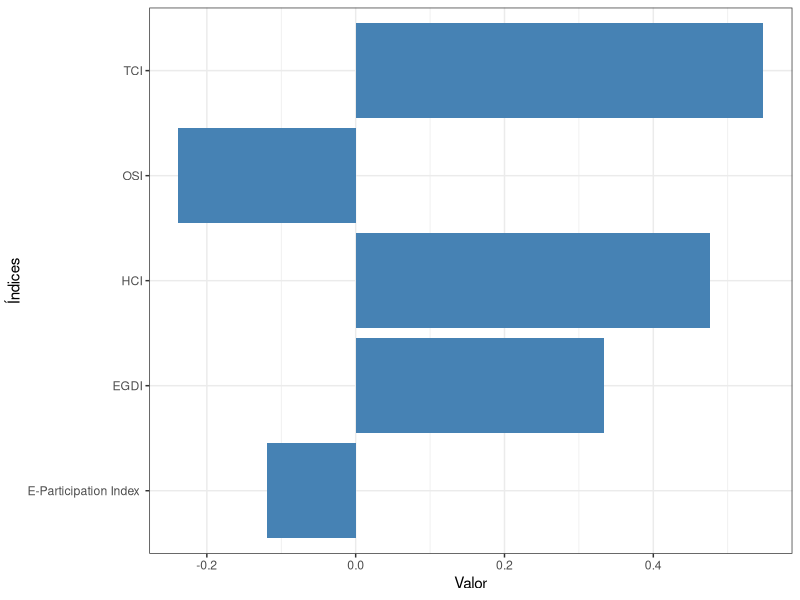

Generate this figure with R:
library(tidyverse)
library(readxl)

egdi <- read.csv('EGOV_DATA_2024.csv') %>%
    arrange(Country.Name) %>%
    select(
            Country.Name,
            E.Government.Index,
            E.Participation.Index, 
            Online.Service.Index, 
            Human.Capital.Index, 
            Telecommunication.Infrastructure.Index
        )

gastos_publicos <- read_excel('imf_government_expenditure.xls') %>% 
    arrange(Country)

gastos_publicos <- gastos_publicos %>% 
    mutate(Country = case_when(
        Country == 'Vietnam' ~ 'Viet Nam',
        Country == 'Georgia' ~ 'Georgia (Country)',
        Country == 'China, People\'s Republic of' ~ 'China',
        Country == 'China, People\'s Republic of' ~ 'China',
        Country == 'Republic of Congo' ~ 'Congo',
        Country == 'Türkiye, Republic of' ~ 'Türkiye',
        Country == "Micronesia, Fed. States of" ~ "Micronesia (Federated States of)",
        Country == "United States" ~ "United States of America",
        Country == "United Kingdom" ~ "United Kingdom of Great Britain and Northern Ireland",
        Country == "Tanzania" ~ "United Republic of Tanzania",
        Country == "Slovak Republic" ~ "Slovakia",
        Country == "Moldova" ~ "Republic of Moldova",
        Country == "Kyrgyz Republic" ~ "Kyrgyzstan",
        Country == "Korea, Republic of" ~ "Republic of Korea",
        Country == "Iran" ~ "Iran (Islamic Republic of)",
        TRUE ~ Country
    ))

gastos_publicos <- gastos_publicos %>%
    filter(Country %in% egdi$Country.Name)

egdi <- egdi %>%
    filter(Country.Name %in% gastos_publicos$Country)

df <- data.frame(
    indices = c(
        'EGDI',
        'E-Participation Index ',
        'OSI',
        'HCI',
        'TCI'
    ),
    correlacoes = c(
        cor(gastos_publicos$Percentage, egdi$E.Government.Index, method = 'spearman'),
        cor(gastos_publicos$Percentage, egdi$E.Participation.Index, method = 'spearman'),
        cor(gastos_publicos$Percentage, egdi$Online.Service.Index, method = 'spearman'),
        cor(gastos_publicos$Percentage, egdi$Human.Capital.Index, method = 'spearman'),
        cor(gastos_publicos$Percentage, egdi$Telecommunication.Infrastructure.Index, method = 'spearman')
    )
)

ggplot(df, aes(indices, correlacoes)) +
    geom_col(fill = "steelblue") +
    labs(
        y = 'Valor',
        x = 'Índices'
    ) +
    theme_bw() +
    coord_flip()
